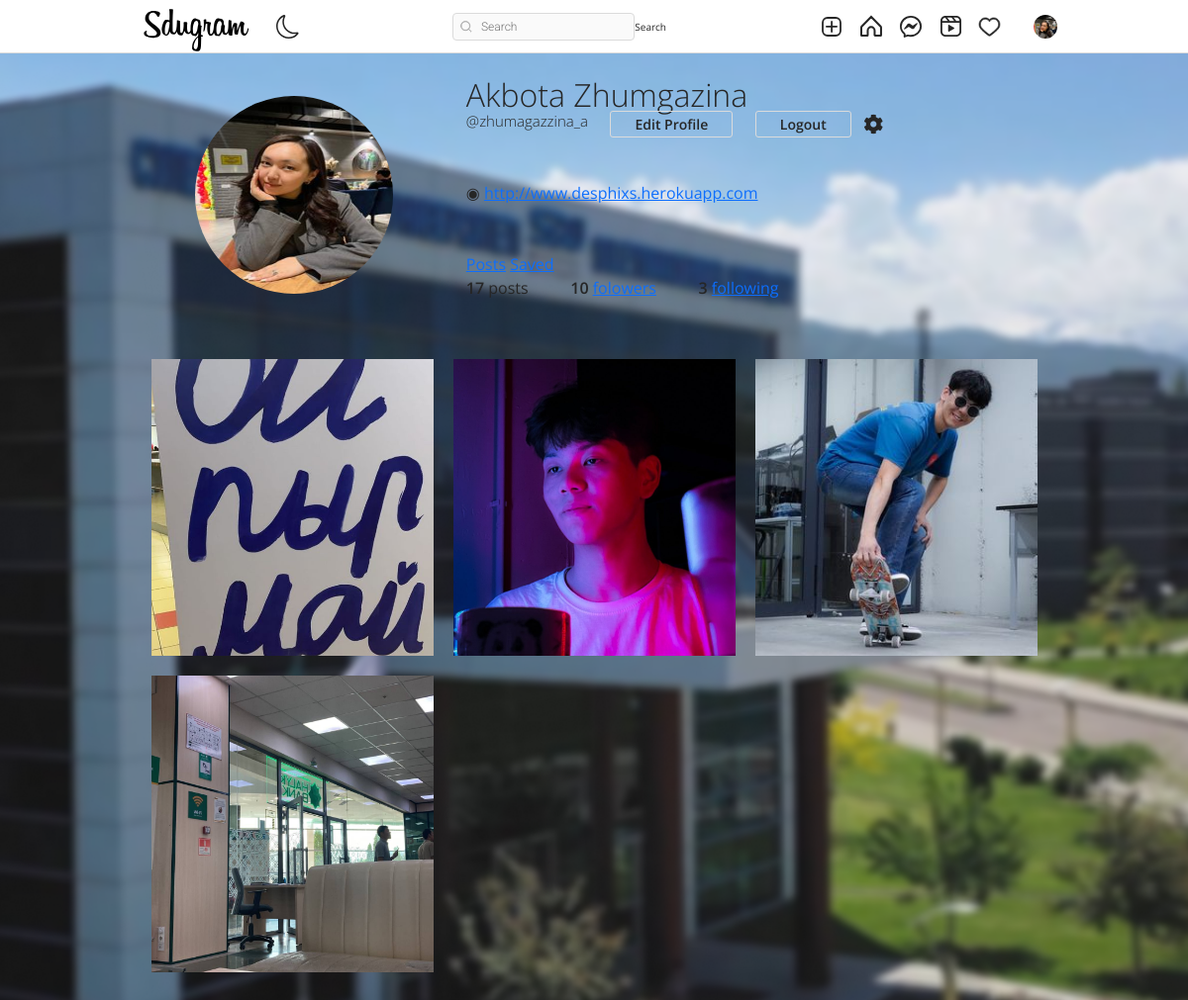
Before: /zhumagazzina_a/saved/ (signed in) with the older database file.
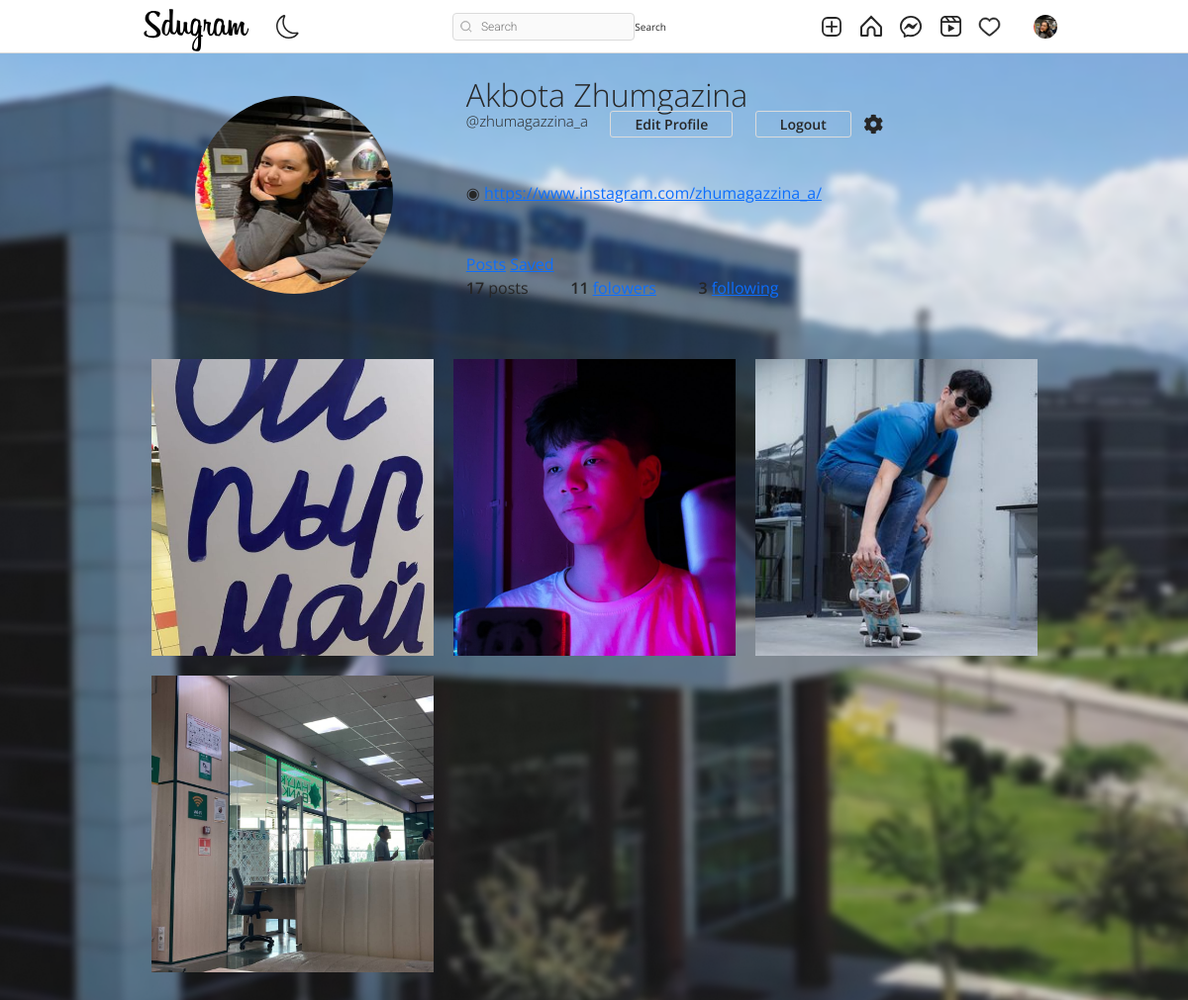
After: the same page with the newer database file.
### authy/models.py (models this page shows, shortened)
class Profile(models.Model):
    user = models.OneToOneField(User, related_name='profile', on_delete=models.CASCADE)
    image = models.ImageField(upload_to="profile_pciture", null=True, default="default.jpg")
    first_name = models.CharField(max_length=200, null=True, blank=True)
    last_name = models.CharField(max_length=200, null=True, blank=True)
    bio = models.CharField(max_length=200, null=True, blank=True)
    location = models.CharField(max_length=200, null=True, blank=True)
    url = models.URLField(max_length=200, null=True, blank=True)
    favourite = models.ManyToManyField(Post, blank=True)

### post/models.py (models this page shows)
class Post(models.Model):
    id = models.UUIDField(primary_key=True, default=uuid.uuid4, editable=False)
    picture = models.ImageField(upload_to=user_directory_path, verbose_name="Picture")
    caption = models.CharField(max_length=10000, verbose_name="Caption")
    posted = models.DateField(auto_now_add=True)
    tags = models.ManyToManyField(Tag, related_name="tags")
    user = models.ForeignKey(User, on_delete=models.CASCADE)
    likes = models.IntegerField(default=0)
    def get_absolute_url(self):
        return reverse("post-details", args=[str(self.id)])

### authy/views.py (the view)
# urls.py: path('<username>/', UserProfile, name='profile'),
def UserProfile(request, username):
    Profile.objects.get_or_create(user=request.user)
    user = get_object_or_404(User, username=username)
    profile = Profile.objects.get(user=user)
    url_name = resolve(request.path).url_name
    posts = Post.objects.filter(user=user).order_by('-posted')
    if url_name == 'profile':
        posts = Post.objects.filter(user=user).order_by('-posted')
    else:
        posts = profile.favourite.all()
    posts_count = Post.objects.filter(user=user).count()
    following_count = Follow.objects.filter(follower=user).count()
    followers_count = Follow.objects.filter(following=user).count()
    follow_status = Follow.objects.filter(following=user, follower=request.user).exists()
    paginator = Paginator(posts, 8)
    page_number = request.GET.get('page')
    posts_paginator = paginator.get_page(page_number)
    context = {
        'posts': posts,
        'profile':profile,
        'posts_count':posts_count,
        'following_count':following_count,
        'followers_count':followers_count,
        'posts_paginator':posts_paginator,
        'follow_status':follow_status,
    }
    return render(request, 'profile.html', context)

### templates/profile.html (shortened to what this page needs)
{% extends 'base.html' %}
{% load static %}
{% block content %}
<!DOCTYPE html>
<html lang="en">
<head>
    <link rel="stylesheet" href="{% static 'assets3/css/reset.css' %}">
    <link rel="stylesheet" href="{% static 'assets3/css/styles.css' %}">
    <link rel="stylesheet" href="https://use.fontawesome.com/releases/v5.2.0/css/all.css">
</head>
<body>
    <header>
        <br><br><br>
        <div class="container">
            <div class="profile">
                <div class="profile-image">
                    <img src="{{profile.image.url}}" alt="" style="width: 200px; height: 200px;">
                </div>
                <div class="profile-user-settings">
                        {% if profile.first_name %}
                        <h6 class="profile-user-name">{{profile.first_name}} {{profile.last_name}}</h6> <br>
                        {% endif %}
                        <h5 style="font-size: 15px;" class="profile-user-name">@{{profile.user.username}}</h5>
                        {% if request.user.is_authenticated and request.user == profile.user %}
                        <a style="text-decoration: none;" href="{% url 'editprofile' %}" class="btn profile-edit-btn">Edit Profile</a>
                        <a style="text-decoration: none;" href="{% url 'sign-out' %}" class="btn profile-edit-btn">Logout</a>
                        <button class="btn profile-settings-btn" aria-label="profile settings"><i class="fas fa-cog" aria-hidden="true"></i></button>
                        {% endif %}
                        <br><br>
                        <br>
                </div>
                <div class="profile-bio">
                    <br>
                    {% if profile.url %}
                    <p>◉ <a href="{{profile.url}}">{{profile.url}}</a></p>
                    {% endif %}
                    <br><br>
                    <div class="profile-user-settings">
                        <a  href="{% url 'profile' profile.user %}"  class="btns profiele-edit-btn">Posts</a>
                        {% if request.user == profile.user %}
                        <a  href="{% url 'profilefavourite' profile.user %}"  class="btns profeile-edit-btn">Saved</a>
                        {% endif %}
                    </div>
                </div>
                <div class="profile-stats">
                    <ul>
                        <li><span class="profile-stat-count">{{posts_count}}</span> posts</li>
                        <li><span class="profile-stat-count">{{followers_count}}</span> <a href="{% url 'followers' profile.user %}">folowers</a></li>
                        <li><span class="profile-stat-count">{{following_count}}</span> <a href="{% url 'followings' profile.user %}">following</a></li>
                    </ul>
                    <br>
                </div>
            </div>
        </div>
    </header>
    <main>
        <div class="container">
            <div class="gallery">
                {% for post in posts %}
                <a href="{{post.get_absolute_url}}"><div class="gallery-item" tabindex="0">
                    <img src="{{ post.picture.url }}" class="gallery-image" alt="" style="width: 500px; height: 300px; object-fit: cover;">
                </div></a>
                {% endfor %}
            </div>
        </div>
    </main>
    {% endblock content %}

### templates/base.html (shortened to what this page needs)
{% load static %}
<!DOCTYPE html>
<html lang="en">
<head>
    <link rel="stylesheet" href="https://cdn.jsdelivr.net/npm/bootstrap-icons@1.8.1/font/bootstrap-icons.css">
    <link href="https://cdn.jsdelivr.net/npm/bootstrap@5.1.3/dist/css/bootstrap.min.css" rel="stylesheet">
    <link rel="stylesheet" type="text/css" href="{% static 'assets1/style.css' %}">
</head>
<body>
    <header class="header">
        <nav class="header__content">
            <div class="header__buttons">
                <a href="{% url 'index' %}" class="header__home">
                    <!DOCTYPE svg PUBLIC "-//W3C//DTD SVG 20010904//EN"
                     "http://www.w3.org/TR/2001/REC-SVG-20010904/DTD/svg10.dtd">
                </a>
                <button class="header__theme-button" title="Toggle Theme">
                </button>
            </div>
            <form action="{% url 'search-users' %}" method="GET">
                <div class="header__search">
                    <input type="text" placeholder="Search" name="q" value="{{ request.GET.q }}">
                    <button class="btn btn-primary" type="submit">Search</button>
                </div>
            </form>
            <div class="header__buttons header__buttons--desktop">
                <a href="{% url 'newpost' %}">
                </a>
                <a href="{% url 'index' %}">
                </a>
                <a href="{% url 'message' %}">
                </a>
                <a href="#">
                </a>
                <span>
                    <a href="{% url 'show-notification' %}">
                    </a>
                </span>
                <a href="">
                    <button class="profile-button">
                        <a href="{% url 'profile' request.user %}">
                            <div class="profile-button__picture">
                                <img src="{{request.user.profile.image.url}}" alt="User Picture">
                            </div>
                        </a>
                    </button>
                </a>
            </div>
        </nav>
    </header>
    {% block content %}
    {% endblock content %}
</body>
</html>

### static/assets1/style.css (style rules this page uses)
*, *::after, *::before { box-sizing: border-box; margin: 0; padding: 0; }
*, button, input, select, textarea { font-family: 'Roboto', sans-serif; }
:root { --primary: hsl(0, 0%, 100%); --secondary: hsl(0, 0%, 98%); --border: hsl(0, 0%, 86%); --story-border: hsl(0, 0%, 78%); --img-border: hsla(0, 0%, 0%, 0.1); --text-dark: hsl(0, 0%, 15%); --text-light: hsl(0, 0%, 60%); --like: hsl(355, 82%, 61%); --link: hsl(204, 100%, 48%); --header-height: 44px; --nav-height: 44px; }
body { background: url("./backendgit/static/assets2/images/sdubackground.png"); height: 100%; background-position: center; background-repeat: no-repeat; background-size: cover; }
svg { display: block; }
img { max-width: 100%; }
.header { width: 100%; height: var(--header-height); background-color: var(--primary); display: flex; justify-content: center; position: fixed; top: 0; left: 0; z-index: 2; }
.header::after { content: ''; position: absolute; bottom: 0; width: 100%; height: 1px; background-color: var(--border); }
.header__content { width: 100%; max-width: 975px; padding: 0 14px; display: flex; justify-content: space-between; align-items: center; }
.header__home { margin-top: 5px; }
.header__theme-button { background-color: transparent; border: none; cursor: pointer; }
.header__theme-button-moon { display: unset; }
.header__search { width: 216px; height: 28px; display: none; align-items: center; position: relative; }
.header__search svg { width: 12px; height: 12px; position: absolute; left: 8px; }
.header__search input { width: 100%; height: 100%; background-color: var(--secondary); padding: 4px 10px 4px 28px; border: 1px solid var(--border); border-radius: 4px; outline: none; font-size: 12px; font-weight: 300; text-decoration: none; color: var(--text-light); text-overflow: ellipsis; overflow: hidden; white-space: nowrap; }
.header__buttons { display: flex; align-items: center; gap: 16px; }
.profile-button { background-color: transparent; border: none; outline: none; cursor: pointer; position: relative; }
.profile-button__picture { width: 24px; height: 24px; border-radius: 50%; overflow: hidden; position: relative; }
.profile-button__picture::after { content: ''; position: absolute; top: 0; bottom: 0; left: 0; right: 0; border: 1px solid var(--img-border); border-radius: 50%; }
@media (min-width: 768px) { :root { --header-height: 54px; --nav-height: 0px; } }
@media (min-width: 768px) { .header__content { padding: 0 20px; } }
@media (min-width: 768px) { .header__search { display: flex; } }

### static/assets3/css/styles.css (style rules this page uses)
:root { font-size: 10px; }
*, *::before, *::after { box-sizing: border-box; }
body { font-family: "Open Sans", Arial, sans-serif; min-height: 100vh; background-color: #fafafa; color: #262626; padding-bottom: 3rem; }
img { display: block; }
.container { max-width: 93.5rem; margin: 0 auto; padding: 0 2rem; }
.btn { display: inline-block; font: inherit; background: none; border: none; color: inherit; padding: 0; cursor: pointer; }
.profile { padding: 5rem 0; }
.profile::after { content: ""; display: block; clear: both; }
.profile-image { float: left; width: calc(33.333% - 1rem); display: flex; justify-content: center; align-items: center; margin-right: 3rem; }
.profile-image img { border-radius: 50%; }
.profile-user-settings, .profile-stats, .profile-bio { float: left; width: calc(66.666% - 2rem); }
.profile-user-settings { margin-top: 1.1rem; }
.profile-user-name { display: inline-block; font-size: 3.2rem; font-weight: 300; }
.profile-edit-btn { font-size: 1.4rem; line-height: 1.8; border: 0.1rem solid #dbdbdb; border-radius: 0.3rem; padding: 0 2.4rem; margin-left: 2rem; }
.profile-settings-btn { font-size: 2rem; margin-left: 1rem; }
.profile-stats { margin-top: 2.3rem; }
.profile-stats li { display: inline-block; font-size: 1.6rem; line-height: 1.5; margin-right: 4rem; cursor: pointer; }
.profile-stats li:last-of-type { margin-right: 0; }
.profile-bio { font-size: 1.6rem; font-weight: 400; line-height: 1.5; margin-top: 2.3rem; }
.profile-real-name, .profile-stat-count, .profile-edit-btn { font-weight: 600; }
.gallery { display: flex; flex-wrap: wrap; margin: -1rem -1rem; padding-bottom: 3rem; }
.gallery-item { position: relative; flex: 1 0 22rem; margin: 1rem; color: #fff; cursor: pointer; }
.gallery-image { width: 100%; height: 100%; object-fit: cover; }

Changed rows visible on the page:
changed Profile "Akbota": url "http://www.desphixs.herokuapp.com" → "https://www.instagram.com/zhumagazzina_a/"
Other visible differences:
{{ followers_count }}: "10" → "11"
